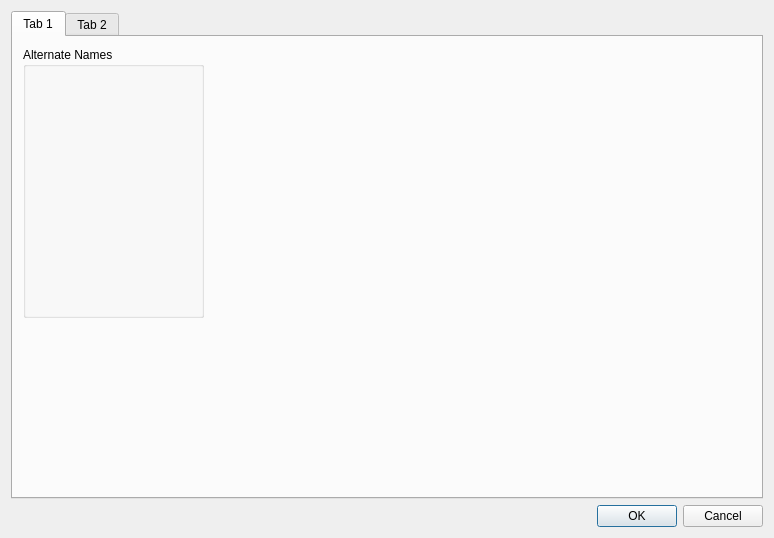
<?xml version="1.0" encoding="UTF-8"?>
<ui version="4.0">
 <class>DialogX509Extensions</class>
 <widget class="QDialog" name="DialogX509Extensions">
  <property name="geometry">
   <rect>
    <x>0</x>
    <y>0</y>
    <width>774</width>
    <height>538</height>
   </rect>
  </property>
  <property name="windowTitle">
   <string>Dialog</string>
  </property>
  <layout class="QVBoxLayout" name="verticalLayout">
   <item>
    <widget class="QTabWidget" name="tabWidget">
     <property name="currentIndex">
      <number>0</number>
     </property>
     <widget class="QWidget" name="tabMain">
      <attribute name="title">
       <string>Tab 1</string>
      </attribute>
      <widget class="QGroupBox" name="groupBox">
       <property name="geometry">
        <rect>
         <x>10</x>
         <y>10</y>
         <width>181</width>
         <height>271</height>
        </rect>
       </property>
       <property name="title">
        <string>Alternate Names</string>
       </property>
      </widget>
     </widget>
     <widget class="QWidget" name="tab_2">
      <attribute name="title">
       <string>Tab 2</string>
      </attribute>
     </widget>
    </widget>
   </item>
   <item>
    <widget class="QDialogButtonBox" name="buttonBox">
     <property name="orientation">
      <enum>Qt::Horizontal</enum>
     </property>
     <property name="standardButtons">
      <set>QDialogButtonBox::Cancel|QDialogButtonBox::Ok</set>
     </property>
    </widget>
   </item>
  </layout>
 </widget>
 <resources/>
 <connections>
  <connection>
   <sender>buttonBox</sender>
   <signal>accepted()</signal>
   <receiver>DialogX509Extensions</receiver>
   <slot>accept()</slot>
   <hints>
    <hint type="sourcelabel">
     <x>670</x>
     <y>464</y>
    </hint>
    <hint type="destinationlabel">
     <x>157</x>
     <y>274</y>
    </hint>
   </hints>
  </connection>
  <connection>
   <sender>buttonBox</sender>
   <signal>rejected()</signal>
   <receiver>DialogX509Extensions</receiver>
   <slot>reject()</slot>
   <hints>
    <hint type="sourcelabel">
     <x>670</x>
     <y>470</y>
    </hint>
    <hint type="destinationlabel">
     <x>286</x>
     <y>274</y>
    </hint>
   </hints>
  </connection>
 </connections>
</ui>
